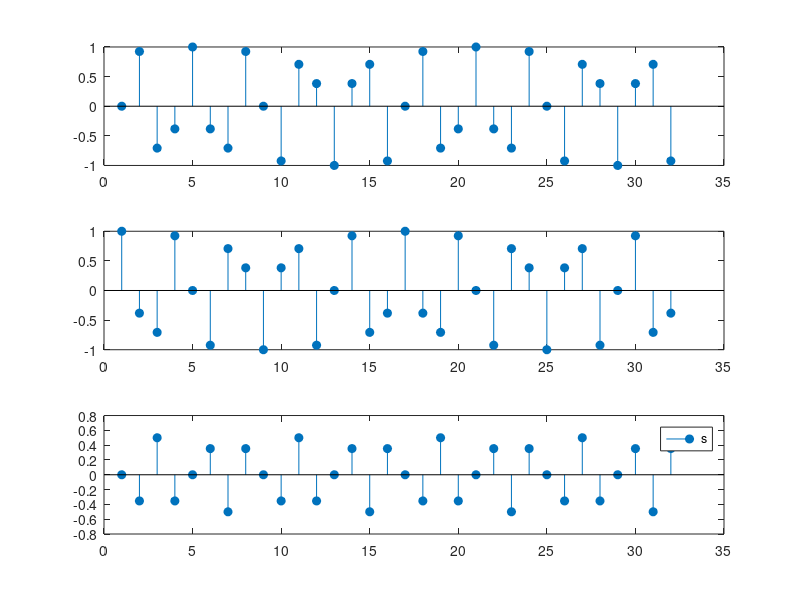

This chart was generated by the following MATLAB code: (Note: this script raises an error after producing the figure.)
clear; close all;
%% Naive implementation

clear; clc; close all;
f0=50e3;
Fs=160e3; dt=1/Fs;
NFFT=Fs*10;
sig=0.1;
scale = 4;

% Create signal and downconvert
Np=10; % Number of periods
Ts=(Np/f0); % Signal time length
Ns=Ts*Fs; % Number of signal samples
B=1/Ts; % Bandwidth
s=sin(2*pi*(0:Ns-1)*f0/Fs); % Create the transmit signal
Ns=length(s);

dc=exp(-1i*2*pi*(0:Ns-1)*f0/Fs); % Create downconversion signal
figure(1); subplot(3,1,1);
stem(s,'filled')
subplot(3,1,2);
stem(dc,'filled');

sdc=dc.*s; % Downconvert
subplot(3,1,3);
stem(sdc,'filled');
legend('s','dc','sdc')

figure(2); plot_freq_spectrum(sdc, Fs, 0, 0, 0, 0, 1)


% =========================================================================
% =========================================================================


% Create lp filter
% Ntaps=60; % Gives very smooth low pass down sampled signal
Ntaps=6;   % Gives an ok signal        
Fp  = B/2;       % Passband-edge at B/2 (edge of signal bandwidth)
Rp  = 0.0057565; % Corresponds to 0.01 dB peak-to-peak ripple (from matlab)
Rst = 1e-3;       % Corresponds to 80 dB stopband attenuation (from matlab)
filt = firceqrip(Ntaps,Fp/(Fs/2),[Rp Rst],'passedge'); % eqnum = vec of coeffs
fvtool(filt,'Fs',Fs,'Color','White') % Visualize filter
Nfilt=length(filt); 


Nrot=floor(Nfilt/2); % Number of taps rotated by filter


Nrot_end=ceil(Nfilt/2)-1;
sdcpad=filter_prepad(sdc,0,Nfilt); % Pad beginning with number of rotation taps
[sdcfilt,~]=filter(sdcpad,filt,Ns,Nfilt); % lp filter, naive implementation

% Plots
figure(7)
plot(s);
title('Signal in time')

figure(8)
plot(abs(sdc));
hold on; plot(abs(sdcfilt),'r--'); hold off;
title('Downconverted signal (unfiltered and filtered)')

figure(9)
f=(-NFFT/2:NFFT/2-1)*Fs/NFFT;
plot(f,abs(fftshift(fft(s,NFFT))));
title('Signal spectrum')

figure(10)
plot(f,abs(fftshift(fft(sdc,NFFT))),'b--');
hold on
plot(f,abs(fftshift(fft(sdcfilt,NFFT))));
title('Downconverted signal spectrum (unfiltered and filtered)')

% Create time signal  
x=[zeros(1,round(Fs*1*Ts)),s,zeros(1,round(Fs*2*Ts))];
x=x+randn(1,length(x))*sig;

figure(11);
plot((0:length(x)-1)*dt,abs(x));

xdcfilt=conv(x.*exp(-1i*2*pi*(0:length(x)-1)*f0/Fs),filt);
xdcfilt=filt_derot(xdcfilt,Ntaps);

hold on;
plot((0:length(xdcfilt)-1)*dt,abs(xdcfilt),'r--');
title('Received signal + downconverted');

p=1; q=floor(Fs/B); % Downconverted signal sampled at B Hz
Fslr=Fs/q; dtlr=1/Fslr;
% Resampled ref signal
xlr=resample(xdcfilt,p,q);
% Resampled input
slr=resample(sdcfilt,p,q);

scorr=conv(xlr,flipud(slr));

plot((0:length(scorr)-1)*dtlr,abs(scorr)*max(abs(xdcfilt))/max(abs(scorr)),'o-k');

noise_std = sqrt(var(scorr));
threshold = scale * noise_std;
yline(threshold);

[tmp,sigmid]=max(abs(scorr));
sigstart=sigmid-ceil(Ns*Fslr/Fs)/2;
sigend=sigmid+ceil(Ns*Fslr/Fs)/2;       % ?? what are these
xline((sigend-1)*dtlr,'k--');
xline((sigstart-1)*dtlr,'k--');
hold off;



% =========================================================================
% =========================================================================

%% Sonar implementation
% ADC input

% clear;close all; clc;
ADCRES=2^12; 
INGAIN=.1;
% % Constructed signal
% ADC=sig2ADC(x,ADCRES,INGAIN); % Convert to ADC input

% Sampled signal (using signal generator into sonar)
% dpath = '/Users/yaolinge/OneDrive - NTNU/SD271X Master thesis/demo';
dfile=get_data_sonarfile('pwmsig.txt',1); % Downloaded data
Npoints=1000;
ADC=transpose(dfile(1:Npoints));

plot(ADC);

% Ntaps=60; % Gives very smooth low pass down sampled signal
Ntaps=6;   % Gives an ok signal        
Fp  = B/2;       % Passband-edge at B/2 (edge of signal bandwidth)
Rp  = 0.0057565; % Corresponds to 0.01 dB peak-to-peak ripple (from matlab)
Rst = 1e-3;       % Corresponds to 80 dB stopband attenuation (from matlab)
filt = firceqrip(Ntaps,Fp/(Fs/2),[Rp Rst],'passedge'); % eqnum = vec of coeffs
% fvtool(filt,'Fs',Fs,'Color','White') % Visualize filter
Nfilt=length(filt); 


ADC=ADC-mean(ADC); % Center around 0 (remove dc spectral component in a fast way)
filt_ADC=sig2FXP(filt,ADCRES); % Make into fixed point implmenetation (integers)

figure
pspectrum(ADC, Fs)

filt_ADCc=re2complex(filt_ADC); % Convert to sonar complex format
filt_ADCc=rescale_minC(filt_ADCc,100); % Rescale filter so smallest number is 100
Nadc=length(ADC);

% Prepad input (with sample values in the sonar implementation)
ADCpad=filter_prepad(ADC,0,Nfilt);

% Make the ADC signal complex valued
ADCc=re2complex(ADCpad);
Nadcpad=length(ADCpad);


% Downconversion exponential signal
ADCdc.re=sig2FXP(cos(2*pi*(0:Nadcpad-1)*f0/Fs),ADCRES); % 16bit
ADCdc.im=sig2FXP(sin(-2*pi*(0:Nadcpad-1)*f0/Fs),ADCRES); % 16bit

% Downconvert
INdc=mult_complexC(ADCdc,ADCc); % Store in 32 bit

figure
pspectrum(absC(INdc), Fs)
% (A rescale should be done here in the sonar, but I'm
%  not sure there is time)

% LP filter downconverted input (both complex)
INdclp=filterC(INdc,filt_ADCc,Nadc,Nfilt);

figure
pspectrum(absC(INdclp), Fs)

INdclp=rescale_maxC(INdclp,2^15-1);

figure(666); subplot(2,2,1); plot(INdclp.re); subplot(2,2,2); plot(INdclp.im);
% Either prepad or rotate filtered output
INdclp.re=filt_derot(INdclp.re,Ntaps); 
INdclp.im=filt_derot(INdclp.im,Ntaps); 
subplot(2,2,3); plot(INdclp.re); subplot(2,2,4); plot(INdclp.im);

% Resample the downconverted signal to B sampling rate
INbaseband.re=resample(INdclp.re,p,q);
INbaseband.im=resample(INdclp.im,p,q);
% (Rescale after resampling in sonar)
Fsnew=Fs*p/q; % =B 
dtB=1/B;
Nsb=length(INbaseband.re); % Length of baseband vector

figure(7)
plot((0:Nadc-1)*dt,abs(ADC));
hold on; 
plot((0:Nadc-1)*dt,absC(rescale_maxC(INdclp,max(abs(ADC)) )),'-or');
plot((0:Nsb-1)*dtB,absC(rescale_maxC(INbaseband,max(abs(ADC)) )),'-ok');
hold off;
title('ADC input and downconverted signal')

aend=1;

function [x_c]=re2complex(x)
x_c.re=x;
x_c.im=zeros(1,length(x));
end

function y=rescale_maxC(y,maxvaly)
maxy=0;
for i=1:length(y.re)
    if(abs(y.re(i))>maxy)
        maxy=abs(y.re(i));
    end
end

for i=1:length(y.im)
    if(abs(y.im(i))>maxy)
        maxy=abs(y.im(i));
    end
end

if maxy>maxvaly
%     scale=ceil(maxvaly/maxy); % to avoid overflow
    for i=1:length(y.re)
        y.re(i)=(y.re(i)*maxvaly)/maxy;
        y.im(i)=(y.im(i)*maxvaly)/maxy;
    end
end

end

function y=rescale_minC(y,minvaly)
miny=2^31-1;
for i=1:length(y.re)
    if( abs(y.re(i))<miny && abs(y.re(i))~=0 )
        miny=abs(y.re(i));
    end
end

for i=1:length(y.im)
    if( abs(y.im(i))<miny && abs(y.im(i))~=0 )
        miny=abs(y.im(i));
    end
end

if miny>minvaly
    for i=1:length(y.re)
        y.re(i)=(y.re(i)*minvaly)/miny;
        y.im(i)=(y.im(i)*minvaly)/miny;
    end
end
y.re=round(y.re);
y.im=round(y.im);
end

function [xpad]=filter_prepad(x,padval,Nfilt)
% IN THE SONAR THE PADDING NEEDS TO BE SAMPLED VALUES
Nrot=floor(Nfilt/2); % Number of taps rotated by filter
Nrot_end=ceil(Nfilt/2)-1;
xpad=[ones(1,Nrot)*padval,x,ones(1,Nrot_end)*padval];
end

function [ADC]=sig2ADC(x,ADCRES,INPUTGAIN)
% Convert analog signal to sampled complex sonar fixed point representation
% ADC=round((INPUTGAIN*(x/max(abs(x))/2)+0.5)*ADCRES); % Convert to ADC input
ADC=round((INPUTGAIN*(x/max(abs(x))/2))*ADCRES); % Convert to ADC input

end

function [ADC]=sig2FXP(x,FXP_RES)
% Convert analog signal to sampled complex sonar fixed point representation
ADC=round( (x/max(abs(x))/2)*FXP_RES ); % Convert to ADC input
end

function y=filt_derot(y_rotated,Ntaps)
Nrot=floor(Ntaps/2);
% Compensate for filter offset 
if(length(y_rotated(:,1))<length(y_rotated(1,:)))
    y=fliplr(circshift(fliplr(y_rotated),Nrot));
else
    y=flipud(circshift(flipud(y_rotated),Nrot));
end
y(end-Nrot+1:end)=0;
end

function [res,Nvalid]=filter(data,filt,Ndata,Nfilt)

% res=zeros(1,Ndata+2-2*Nfilt);
res=zeros(1,Ndata);
intersum=zeros(1,Nfilt);

iires=1; % Index of result
for i=1:Ndata
    if(i==Ndata)
        a=1;
    end
    intersum(:)=data(i:i+Nfilt-1).*filt;
    res(iires)=sum(intersum);
    iires=iires+1;
%     i
end
Nvalid=iires-1;
end

function xabs=absC(x)
    xabs=sqrt((x.re).^2+(x.im).^2);
end

function [res,Nvalid]=correlateC(data,filt,Ndata,Nfilt)

% res=zeros(1,Ndata+2-2*Nfilt);
res=zeros(1,Ndata);
intersum=zeros(1,Nfilt);

iires=1; % Index of result
for i=1:Ndata
    if(i==Ndata)
        a=1;
    end
    intersum(:)=mult_complexC(data(i:i+Nfilt-1),fliplr(filt)); %% FLIPPED ORDER
%         intersum(:)=data(i:i+Nfilt-1).*filt;
    res(iires)=sum(intersum);
    iires=iires+1;
%     i
end
Nvalid=iires-1;
end

function [res]=filterC(data,filt,Ndata,Nfilt)

% res=zeros(1,Ndata+2-2*Nfilt);
res=re2complex(zeros(1,Ndata));
intersum=re2complex(zeros(1,Nfilt));

% iires=1; % Index of result
for i=1:Ndata
    if(i==Ndata)
        a=1;
    end
    dataslice.re=data.re(i:i+Nfilt-1); 
    dataslice.im=data.im(i:i+Nfilt-1); 
    intersum(:)=mult_complexC(dataslice,filt);
%         intersum(:)=data(i:i+Nfilt-1).*filt;
    res=assign_complex(res,i,sum_complexC(intersum));
%     iires=iires+1;
%     i
end
% Nvalid=iires-1;
end

function output=assign_complex(output,index,value)
    output.re(index)=value.re;
    output.im(index)=value.im;
end

function res=sum_complexC(val)
    res.re=sum(val.re);
    res.im=sum(val.im);
end

% Vector & single value function
function res=mult_complexC(in1,in2)
    res.re=in1.re.*in2.re-in1.im.*in2.im;
    res.im=in1.re.*in2.im+in1.im.*in2.re;
end
